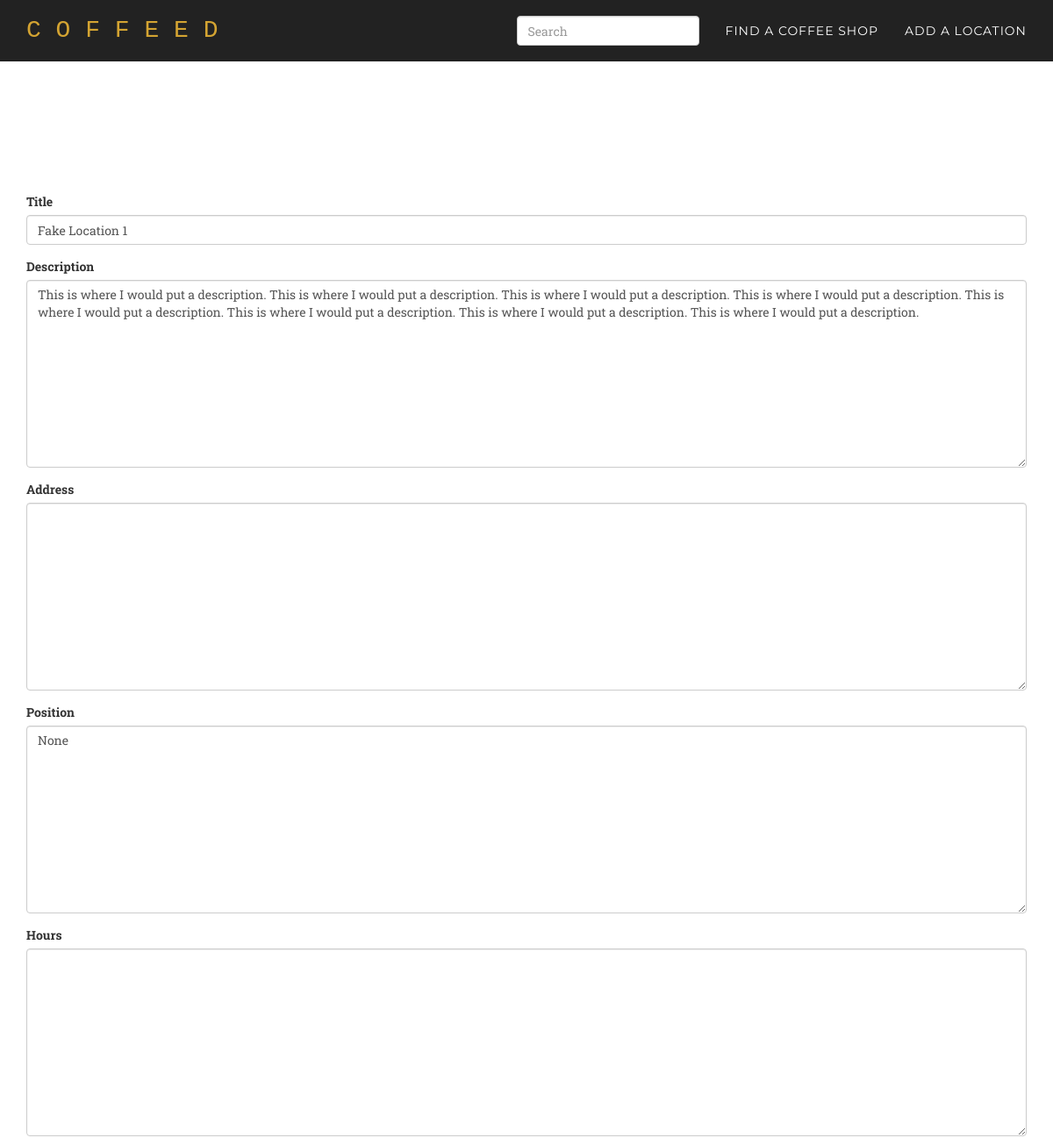
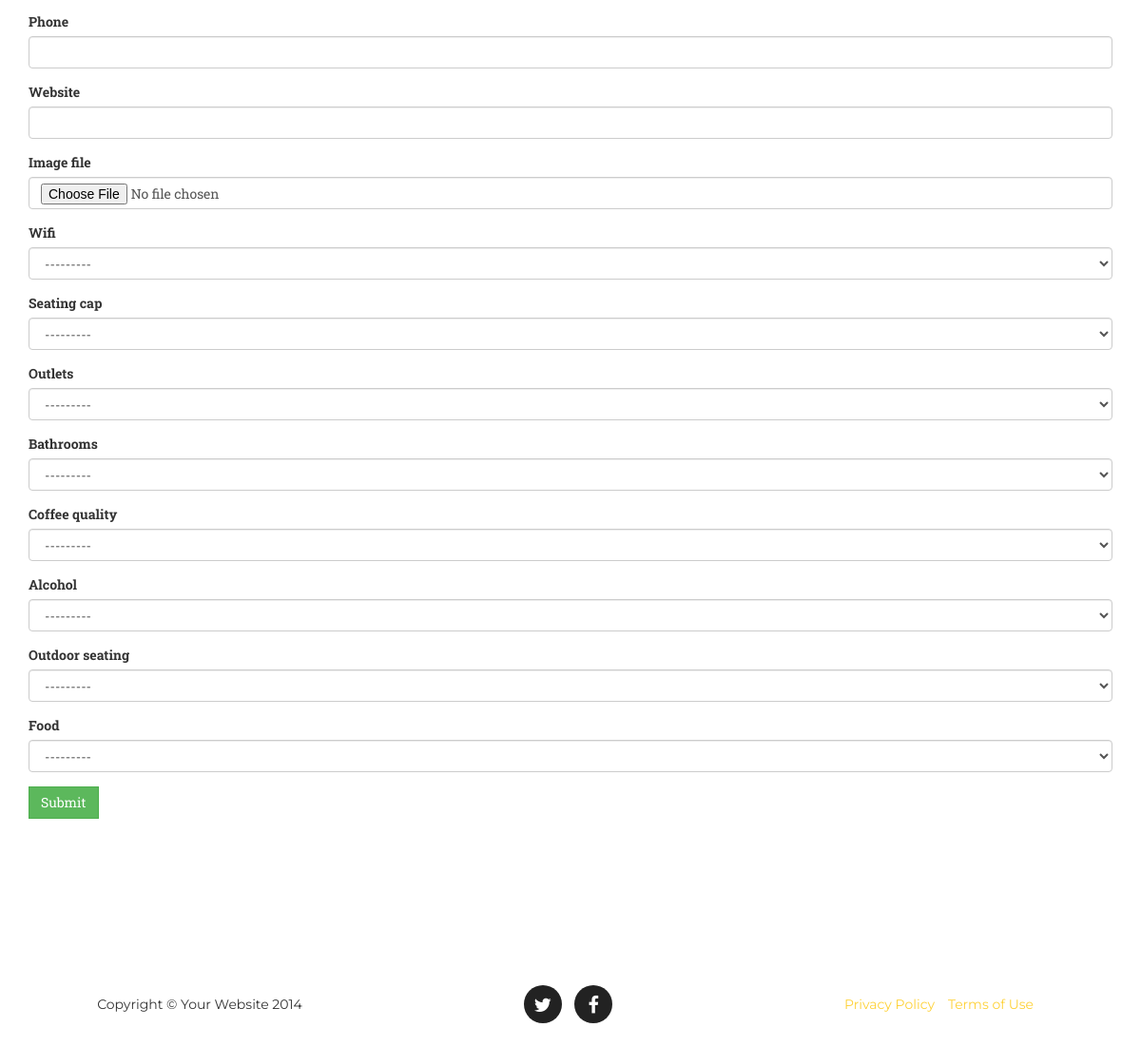
Page /location/1/update/ (signed in) on the committed database (2 pictures, top to bottom).
### core/models.py (models this page shows, shortened)
class Location(models.Model):
    title = models.CharField(max_length=300)
    description = models.TextField(null=True, blank=True)
    address = models.TextField(null=True, blank=True)
    position = GeopositionField(null=True, blank=True)
    hours = models.TextField(null=True, blank=True)
    phone_regex = RegexValidator(regex=r'^\+?1?\d{9,15}$', message="Phone number must be entered in the format: '+999999999'. Up to 15 digits allowed.")
    phone = models.CharField(validators=[phone_regex], blank=True, max_length=20) # validators should be a list
    website = models.URLField(max_length=500, null=True, blank=True)
    image_file = models.ImageField(upload_to=upload_to_location, null=True, blank=True)
    wifi = models.IntegerField(choices=WIFI_CHOICES, null=True, blank=True)
    seating_cap = models.IntegerField(choices=PLURAL_CHOICES, null=True, blank=True)
    outlets = models.IntegerField(choices=PLURAL_CHOICES, null=True, blank=True)
    bathrooms = models.IntegerField(choices=YESNO_CHOICES, null=True, blank=True)
    coffee_quality = models.IntegerField(choices=COFFEE_CHOICES, null=True, blank=True)
    alcohol = models.IntegerField(choices=YESNO_CHOICES, null=True, blank=True)
    outdoor_seating = models.IntegerField(choices=YESNO_CHOICES, null=True, blank=True)
    food = models.IntegerField(choices=YESNO_CHOICES, null=True, blank=True)
    created_at = models.DateTimeField(auto_now_add=True)

### core/views.py (the view)
# urls.py: url(r'^location/(?P<pk>\d+)/update/$', login_required(coreviews.LocationUpdateView.as_view()), name='location_update'),
class LocationUpdateView(UpdateView):
    model = coremodels.Location
    template_name = 'base/form.html'
    fields = '__all__'

### templates/base/form.html (shortened to what this page needs)
{% extends "base/theme.html" %}
{% load widget_tweaks %}
{% block main_content %}
<div class="header-buffer"> </div>
<section id="services">
     <div class="container">
        <div class="row">
            {% if form %}
                <div class="col-md-12">
                    <form action="" method="post" enctype="multipart/form-data">{% csrf_token %}{{ form.media }}
                    {% for field in form %}
                        <div class="form-group warning">
                             <label for="exampleInputFile">{{ field.label }}</label>
                             {{ field|add_class:"form-control"}}
                        </div>
                    {% endfor %}
                    <input type="submit" class="btn btn-success" role="button" value="{{ verb|default:"Submit" }}" />
                    </form>
                </div>
            {% endif %}
        </div>
    </div>
</section>
{% endblock %}

### static/css/agency.css (style rules this page uses)
body { overflow-x: hidden; font-family: "Roboto Slab","Helvetica Neue",Helvetica,Arial,sans-serif; }
section { padding: 100px 0; }
@media (min-width:768px) { section { padding: 150px 0; } }
body { webkit-tap-highlight-color: #fed136; }
.header-buffer { height:70px; }
.btn { border-radius: 0px; }

### rows in the picture
Location: form "Fake Location 1" "This is where I would put a description. This is where I would put a description. This is where I would put a description. This is where I would put a description. This is where I would put a description. This is where I would put a description. This is where I would put a description. This is where I would put a description." "None" "---------" "---------" "---------" "---------" "---------" "---------" "---------" "---------"

### other values in the picture
{{ field.label }} "Title" "Description" "Address" "Position" "Hours" "Phone" "Website" "Image file" "Wifi" "Seating cap" "Outlets" "Bathrooms" "Coffee quality" "Alcohol" "Outdoor seating" "Food"
